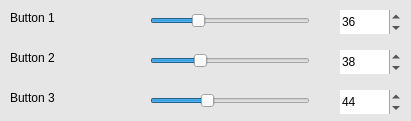
   <widget class="QWidget" name="widget_2" native="true">
    <property name="geometry">
     <rect>
      <x>20</x>
      <y>190</y>
      <width>411</width>
      <height>121</height>
     </rect>
    </property>
    <property name="palette">
     <palette>
      <active>
       <colorrole role="Base">
        <brush brushstyle="SolidPattern">
         <color alpha="255">
          <red>255</red>
          <green>255</green>
          <blue>255</blue>
         </color>
        </brush>
       </colorrole>
       <colorrole role="Window">
        <brush brushstyle="SolidPattern">
         <color alpha="255">
          <red>230</red>
          <green>230</green>
          <blue>230</blue>
         </color>
        </brush>
       </colorrole>
      </active>
      <inactive>
       <colorrole role="Base">
        <brush brushstyle="SolidPattern">
         <color alpha="255">
          <red>255</red>
          <green>255</green>
          <blue>255</blue>
         </color>
        </brush>
       </colorrole>
       <colorrole role="Window">
        <brush brushstyle="SolidPattern">
         <color alpha="255">
          <red>230</red>
          <green>230</green>
          <blue>230</blue>
         </color>
        </brush>
       </colorrole>
      </inactive>
      <disabled>
       <colorrole role="Base">
        <brush brushstyle="SolidPattern">
         <color alpha="255">
          <red>230</red>
          <green>230</green>
          <blue>230</blue>
         </color>
        </brush>
       </colorrole>
       <colorrole role="Window">
        <brush brushstyle="SolidPattern">
         <color alpha="255">
          <red>230</red>
          <green>230</green>
          <blue>230</blue>
         </color>
        </brush>
       </colorrole>
      </disabled>
     </palette>
    </property>
    <property name="autoFillBackground">
     <bool>true</bool>
    </property>
    <widget class="QSpinBox" name="spinBox_3">
     <property name="geometry">
      <rect>
       <x>340</x>
       <y>90</y>
       <width>61</width>
       <height>24</height>
      </rect>
     </property>
     <property name="frame">
      <bool>false</bool>
     </property>
     <property name="maximum">
      <number>127</number>
     </property>
     <property name="value">
      <number>44</number>
     </property>
    </widget>
    <widget class="QSpinBox" name="spinBox_2">
     <property name="geometry">
      <rect>
       <x>340</x>
       <y>50</y>
       <width>61</width>
       <height>24</height>
      </rect>
     </property>
     <property name="frame">
      <bool>false</bool>
     </property>
     <property name="maximum">
      <number>127</number>
     </property>
     <property name="value">
      <number>38</number>
     </property>
    </widget>
    <widget class="QLabel" name="label_3">
     <property name="geometry">
      <rect>
       <x>10</x>
       <y>50</y>
       <width>59</width>
       <height>16</height>
      </rect>
     </property>
     <property name="text">
      <string>Button 2</string>
     </property>
    </widget>
    <widget class="QLabel" name="label_4">
     <property name="geometry">
      <rect>
       <x>10</x>
       <y>90</y>
       <width>59</width>
       <height>16</height>
      </rect>
     </property>
     <property name="text">
      <string>Button 3</string>
     </property>
    </widget>
    <widget class="QSpinBox" name="spinBox">
     <property name="geometry">
      <rect>
       <x>340</x>
       <y>10</y>
       <width>61</width>
       <height>24</height>
      </rect>
     </property>
     <property name="acceptDrops">
      <bool>false</bool>
     </property>
     <property name="wrapping">
      <bool>false</bool>
     </property>
     <property name="frame">
      <bool>false</bool>
     </property>
     <property name="maximum">
      <number>127</number>
     </property>
     <property name="value">
      <number>36</number>
     </property>
    </widget>
    <widget class="QLabel" name="label">
     <property name="geometry">
      <rect>
       <x>10</x>
       <y>10</y>
       <width>59</width>
       <height>16</height>
      </rect>
     </property>
     <property name="text">
      <string>Button 1 </string>
     </property>
    </widget>
    <widget class="QSlider" name="button_Slider_1">
     <property name="geometry">
      <rect>
       <x>150</x>
       <y>10</y>
       <width>160</width>
       <height>22</height>
      </rect>
     </property>
     <property name="cursor">
      <cursorShape>ArrowCursor</cursorShape>
     </property>
     <property name="mouseTracking">
      <bool>false</bool>
     </property>
     <property name="maximum">
      <number>127</number>
     </property>
     <property name="value">
      <number>36</number>
     </property>
     <property name="orientation">
      <enum>Qt::Horizontal</enum>
     </property>
    </widget>
    <widget class="QSlider" name="button_Slider_2">
     <property name="geometry">
      <rect>
       <x>150</x>
       <y>50</y>
       <width>160</width>
       <height>22</height>
      </rect>
     </property>
     <property name="maximum">
      <number>127</number>
     </property>
     <property name="value">
      <number>38</number>
     </property>
     <property name="orientation">
      <enum>Qt::Horizontal</enum>
     </property>
    </widget>
    <widget class="QSlider" name="button_Slider_3">
     <property name="geometry">
      <rect>
       <x>150</x>
       <y>90</y>
       <width>160</width>
       <height>22</height>
      </rect>
     </property>
     <property name="maximum">
      <number>127</number>
     </property>
     <property name="value">
      <number>44</number>
     </property>
     <property name="orientation">
      <enum>Qt::Horizontal</enum>
     </property>
    </widget>
   </widget>
